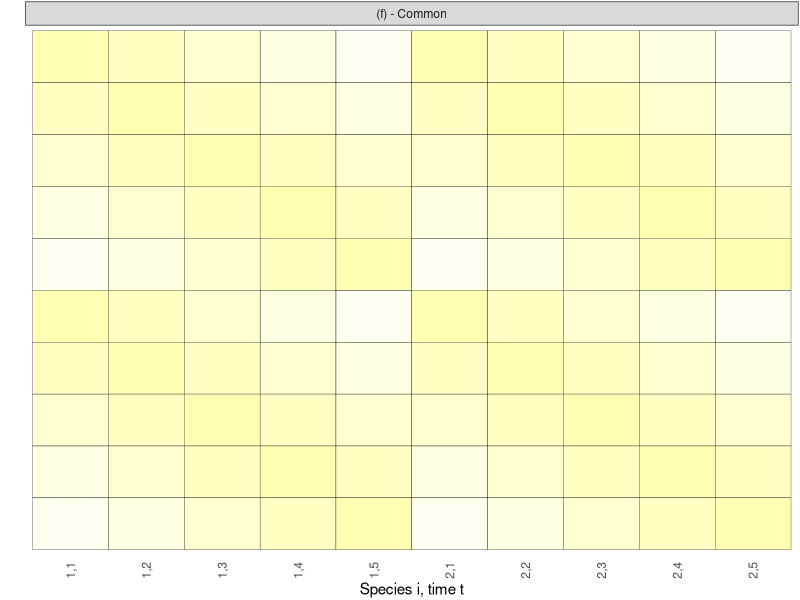
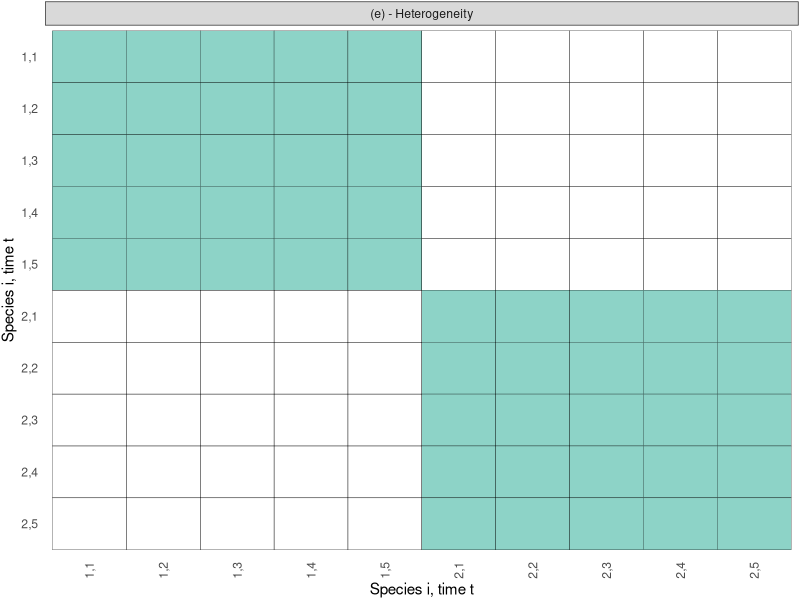
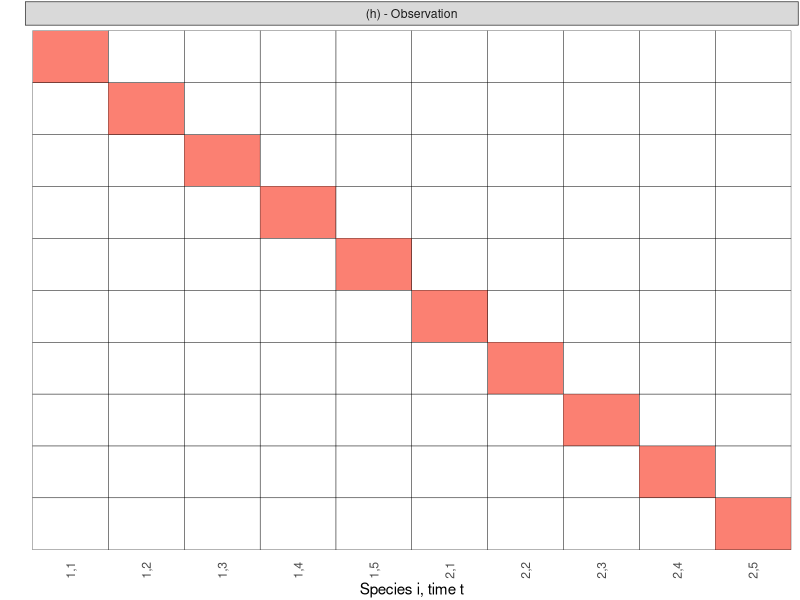
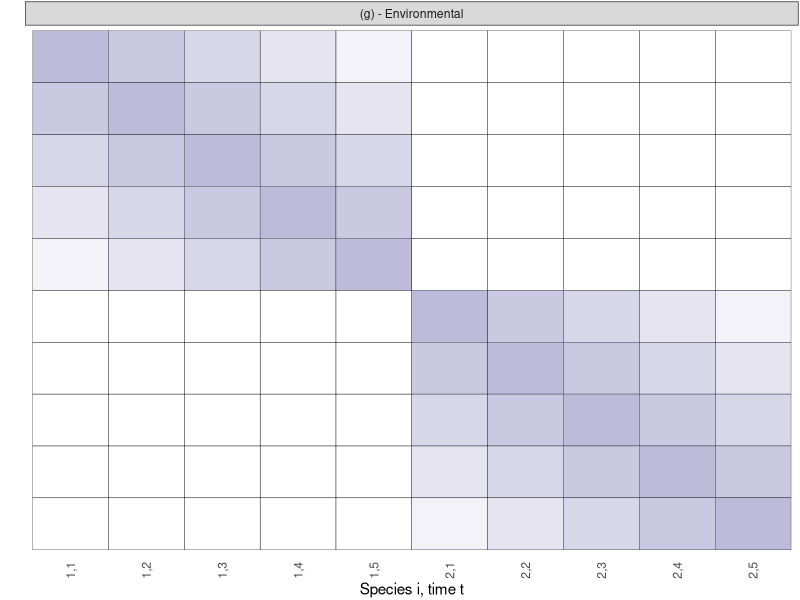

R code for these plots, in order:
# Required packages
library(tidyverse)

# Create variables
var1 <- factor(rep(paste(rep(paste("X_", 1:2, sep = ""),
                             each = 5),
                         "(",
                         rep(paste("t_", 1:5, sep = ""),
                             2),
                         ")", sep = ""),
                   each = 10),
               levels = paste(rep(paste("X_", 1:2, sep = ""),
                                  each = 5),
                              "(",
                              rep(paste("t_", 1:5, sep = ""),
                                  2),
                              ")", sep = ""))

var2 <- factor(rep(paste(rep(paste("X_", 1:2, sep = ""),
                             each = 5),
                         "(",
                         rep(paste("t_", 1:5, sep = ""),
                             2),
                         ")", sep = ""),
                   10),
               levels = paste(rep(paste("X_", 2:1, sep = ""),
                                  each = 5),
                              "(",
                              rep(paste("t_", 5:1, sep = ""),
                                  2),
                              ")", sep = ""))

# Table indicating correlation due to species heterogeneity
tbl_heterogeneity <- tibble(value = c(rep(c(1, NA), each = 5),
                                      rep(c(1, NA), each = 5),
                                      rep(c(1, NA), each = 5),
                                      rep(c(1, NA), each = 5),
                                      rep(c(1, NA), each = 5),
                                      rep(c(NA, 1), each = 5),
                                      rep(c(NA, 1), each = 5),
                                      rep(c(NA, 1), each = 5),
                                      rep(c(NA, 1), each = 5),
                                      rep(c(NA, 1), each = 5)),
                            var1 = var1,
                            var2 = var2) %>% 
  add_column(case = "(e) - Heterogeneity")

p_heterogeneity <- tbl_heterogeneity %>%
  ggplot(aes(x = var1, y = var2)) +
  geom_tile(aes(fill = value), color = "black") +
  scale_fill_gradient(low = "#8dd3c7", 
                      high = "#8dd3c7",
                      na.value = "#8dd3c700") +
  labs(x = "Species i, time t", y = "Species i, time t") +
  guides(fill = "none") +
  scale_y_discrete(labels = paste(rep(2:1, each = 5), rep(5:1, 2), sep = ",")) +
  scale_x_discrete(labels = paste(rep(1:2, each = 5), rep(1:5, 2), sep = ",")) +
  theme_bw() +
  theme(axis.line = element_blank(),
        axis.ticks = element_blank(),
        axis.text.x = element_text(angle = 90, vjust = 0.5, hjust=1),
        panel.grid.major = element_blank(),
        panel.grid.minor = element_blank(),
        panel.border = element_blank(),
        plot.margin = margin(t = 1, r = 1, b = 1, l = 1, unit = "pt")) +
  facet_wrap(~ case)

# Table indicating correlation due to common environmental noise
tbl_common <- tibble(value = c(rep(c(1, 0.8, 0.6, 0.4, 0.2), 2),
                               rep(c(0.8, 1, 0.8, 0.6, 0.4), 2),
                               rep(c(0.6, 0.8, 1, 0.8, 0.6), 2),
                               rep(c(0.4, 0.6, 0.8, 1, 0.8), 2),
                               rep(c(0.2, 0.4, 0.6, 0.8, 1), 2),
                               rep(c(1, 0.8, 0.6, 0.4, 0.2), 2),
                               rep(c(0.8, 1, 0.8, 0.6, 0.4), 2),
                               rep(c(0.6, 0.8, 1, 0.8, 0.6), 2),
                               rep(c(0.4, 0.6, 0.8, 1, 0.8), 2),
                               rep(c(0.2, 0.4, 0.6, 0.8, 1), 2)),
                     var1 = var1,
                     var2 = var2) %>% 
  add_column(case = "(f) - Common")

p_common <- tbl_common %>% 
  ggplot(aes(x = var1, y = var2)) +
  geom_tile(aes(fill = value), color = "black") +
  scale_fill_gradient(low = "#ffffb330",
                      high = "#ffffb3",
                      na.value = "#ffffb300") +
  labs(x = "Species i, time t", y = "") +
  guides(fill = "none") +
  scale_x_discrete(labels = paste(rep(1:2, each = 5), rep(1:5, 2), sep = ",")) +
  theme_bw() +
  theme(axis.line = element_blank(),
        axis.ticks = element_blank(),
        axis.text.x = element_text(angle = 90, vjust = 0.5, hjust=1),
        panel.grid.major = element_blank(),
        panel.grid.minor = element_blank(),
        axis.text.y = element_blank(),
        panel.border = element_blank(),
        plot.margin = margin(t = 1, r = 1, b = 1, l = 1, unit = "pt")) +
  facet_wrap(~ case)

# Table indicating correlation due to species specific environmental noise
tbl_environmental <- tibble(value = c(c(1, 0.8, 0.6, 0.4, 0.2), rep(NA, 5),
                                c(0.8, 1, 0.8, 0.6, 0.4), rep(NA, 5),
                                c(0.6, 0.8, 1, 0.8, 0.6), rep(NA, 5),
                                c(0.4, 0.6, 0.8, 1, 0.8), rep(NA, 5),
                                c(0.2, 0.4, 0.6, 0.8, 1), rep(NA, 5),
                                rep(NA, 5), c(1, 0.8, 0.6, 0.4, 0.2),
                                rep(NA, 5), c(0.8, 1, 0.8, 0.6, 0.4),
                                rep(NA, 5), c(0.6, 0.8, 1, 0.8, 0.6),
                                rep(NA, 5), c(0.4, 0.6, 0.8, 1, 0.8),
                                rep(NA, 5), c(0.2, 0.4, 0.6, 0.8, 1)),
                      var1 = var1,
                      var2 = var2) %>% 
  add_column(case = "(g) - Environmental")

p_species <- tbl_environmental %>% 
  ggplot(aes(x = var1, y = var2)) +
  geom_tile(aes(fill = value), color = "black") +
  scale_fill_gradient(low = "#bebada30",
                      high = "#bebada",
                      na.value = "#bebada00") +
  labs(x = "Species i, time t", y = "") +
  guides(fill = "none") +
  scale_x_discrete(labels = paste(rep(1:2, each = 5), rep(1:5, 2), sep = ",")) +
  theme_bw() +
  theme(axis.line = element_blank(),
        axis.ticks = element_blank(),
        axis.text.x = element_text(angle = 90, vjust = 0.5, hjust=1),
        panel.grid.major = element_blank(),
        panel.grid.minor = element_blank(),
        axis.text.y = element_blank(),
        panel.border = element_blank(), #) +
        plot.margin = margin(t = 1, r = 1, b = 1, l = 1, unit = "pt")) +
  facet_wrap(~ case)

# Table indicating correlation due to observation noise
tbl_observation <- tibble(value = c(1, rep(NA, 9),
                                    NA, 1, rep(NA, 8),
                                    NA, NA, 1, rep(NA, 7),
                                    rep(NA, 3), 1, rep(NA, 6),
                                    rep(NA, 4), 1, rep(NA, 5),
                                    rep(NA, 5), 1, rep(NA, 4),
                                    rep(NA, 6), 1, rep(NA, 3),
                                    rep(NA, 7), 1, rep(NA, 2),
                                    rep(NA, 8), 1, rep(NA, 1),
                                    rep(NA, 9), 1),
                          var1 = var1,
                          var2 = var2) %>% 
  add_column(case = "(h) - Observation")

p_observation <- tbl_observation %>% 
  ggplot(aes(x = var1, y = var2)) +
  geom_tile(aes(fill = value), color = "black") +
  scale_fill_gradient(low = "#fb8072",
                      high = "#fb8072",
                      na.value = "#fb807200") +
  labs(x = "Species i, time t", y = "") +
  guides(fill = "none") +
  scale_x_discrete(labels = paste(rep(1:2, each = 5), rep(1:5, 2), sep = ",")) +
  theme_bw() +
  theme(axis.line = element_blank(),
        axis.ticks = element_blank(),
        axis.text.x = element_text(angle = 90, vjust = 0.5, hjust=1),
        panel.grid.major = element_blank(),
        panel.grid.minor = element_blank(),
        axis.text.y = element_blank(),
        panel.border = element_blank(),
  plot.margin = margin(t = 1, r = 1, b = 1, l = 1, unit = "pt")) +
  facet_wrap(~ case)

# Clean up
rm(list = c("var1", "var2", "tbl_heterogeneity", "tbl_common", "tbl_environmental", "tbl_observation"))